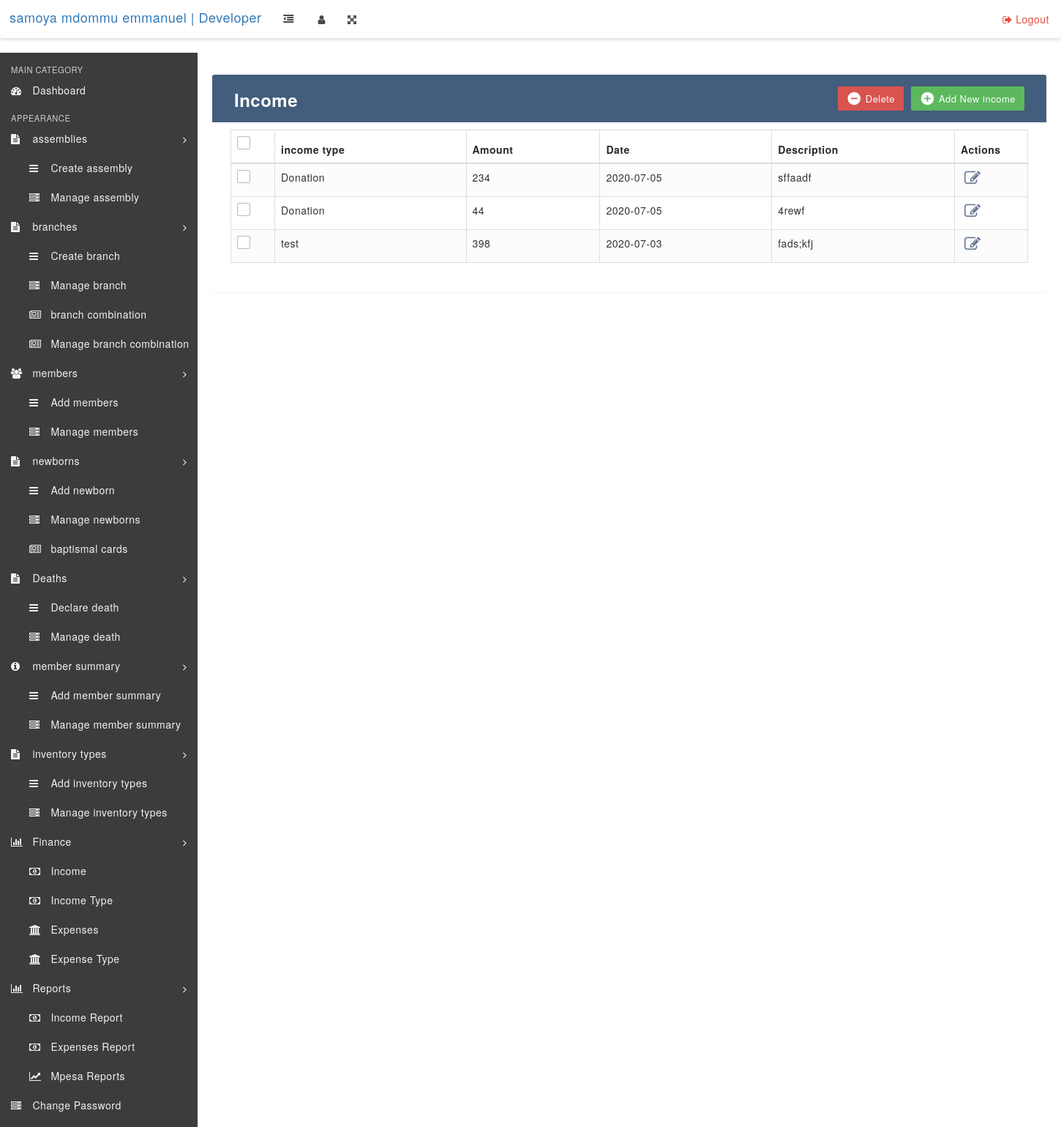
The app's page /income.php with its own data.
### tables this page shows
CREATE TABLE `income` (
  `id` int(11) NOT NULL,
  `income_head` varchar(40) NOT NULL,
  `income_date` date NOT NULL,
  `Amount` int(11) NOT NULL,
  `description` text NOT NULL
);

### income.php (the view, shortened to what this page needs)
<?php
include('includes/config.php');
if(strlen($_SESSION['alogin'])=="")
    {
    header("Location: index.php");
    }
    else{
?>
<!DOCTYPE html>
<html lang="en">
    <head>
        <link rel="stylesheet" href="css/bootstrap.min.css" media="screen" >
        <link rel="stylesheet" href="css/font-awesome.min.css" media="screen" >
        <link rel="stylesheet" href="css/animate-css/animate.min.css" media="screen" >
        <link rel="stylesheet" href="css/lobipanel/lobipanel.min.css" media="screen" >
        <link rel="stylesheet" href="css/prism/prism.css" media="screen" >
        <link rel="stylesheet" type="text/css" href="js/DataTables/datatables.min.css"/>
        <link rel="stylesheet" href="css/main.css" media="screen" >
        <link rel="stylesheet" href="https://maxcdn.bootstrapcdn.com/font-awesome/4.7.0/css/font-awesome.min.css">
        <link rel="stylesheet" href="https://maxcdn.bootstrapcdn.com/bootstrap/3.3.7/css/bootstrap.min.css">
    </head>
    <body>
     <div class="main-wrapper">
   <?php include('includes/topbar.php');?>
            <div class="content-wrapper">
                <div class="content-container">
<?php include('includes/leftbar.php');?>
    <div class="container">
        <div class="table-wrapper">
            <div class="table-title">
                <div class="row">
                    <div class="col-sm-6">
                        <h2 style="color: white;"><b>Income</b></h2>
                    </div>
                    <div class="col-sm-6">
                        <a href="#addEmployeeModal" class="btn btn-success" data-toggle="modal"><i class="material-icons">&#xE147;</i> <span>Add New income</span></a>
                        <a href="#deleteEmployeeModal" class="btn btn-danger" data-toggle="modal"><i class="material-icons">&#xE15C;</i> <span>Delete</span></a>
                    </div>
                </div>
            </div>
            <table id="example" class="display table table-striped table-bordered">
                <thead>
                    <tr>
                        <th>
                            <span class="custom-checkbox">
                                <label for="selectAll"></label>
                            </span>
                        </th>
                        <th>income type</th>
                        <th>Amount</th>
                        <th>Date</th>
                        <th>Description</th>
                        <th>Actions</th>
                    </tr>
                </thead>
                <tbody>
                    <?php $sql = "SELECT income_head, income_date, Amount, description FROM income";
    $query = $dbh->prepare($sql);
    $query->execute();
    $results=$query->fetchAll(PDO::FETCH_OBJ);
    $cnt=1;
    if($query->rowCount() > 0)
    {
    foreach($results as $result)
    {
?>
<tr>
                                <td>
                            <span class="custom-checkbox">
                                <label for="checkbox1"></label>
                            </span>
                        </td>
                                                            <td><?php echo htmlentities($result->income_head);?></td>
                                                             <td><?php echo htmlentities($result->Amount);?></td>
                                                            <td><?php echo htmlentities($result->income_date);?></td>
                                                            <td><?php echo htmlentities($result->description);?></td>
<td>
<a href="edit-result.php?stid=<?php echo htmlentities($result->StudentId);?>"><i class="fa fa-edit" title="Edit Record"></i> </a>
</td>
</tr>
<?php $cnt=$cnt+1;}} ?>
                </tbody>
            </table>
        </div>
    </div>
</body>
</html>
<?php } ?>

### records on screen
income: income_head "Donation", Amount "234", income_date "2020-07-05", description "sffaadf"
income: income_head "Donation", Amount "44", income_date "2020-07-05", description "4rewf"
income: income_head "test", Amount "398", income_date "2020-07-03", description "fads;kfj"
